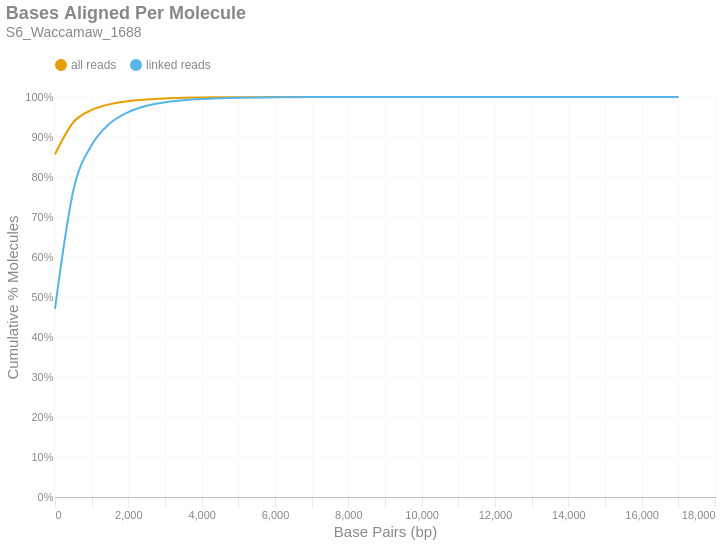

Notebook code cell kept with this figure:
### Markdown cell above
### Bases Aligned Per Molecule
This is a cumulative frequency distribution showing the number of base pairs aligned per unique molecule. These data are shown in 500 bp bins. There are two distributions: one with `all reads` (yellow) and another with only `linked reads` (blue). The percent of molecules in the `linked reads` distribution is relative to the total number of linked molecules.

### Code cell
if SKIPLR:
    print_html(f"Skipped")
else:
    binned_df = consolidated_hist(valids['aligned_bp'], mask, 500, True)
    with SafeRender(binned_df):
        (
            density_plot(binned_df, 'Bases Aligned Per Molecule', samplename, 'basesper')
            .encode(
                x=alt.X('bin:Q', title="Base Pairs (bp)").axis(tickMinStep=500).scale(padding=0),
                y=alt.Y('value:Q', title='Cumulative % Molecules')
                    .axis(format='%')
                    .scale(domain = [0,1])
                    .stack(False),
                color=alt.Color("key:N").scale(domain = ["all reads", "linked reads"]),
                tooltip = [
                    alt.Tooltip("key:N", title = "Data Type"),
                    alt.Tooltip("range_label:N", title="Bases Aligned Per Molecule"),
                    alt.Tooltip("value:Q", format = ".2%", title="% Molecules (Cum.)")
                ]
            )
        ).display()

### Figure 1 — Vega-Lite specification as saved in the notebook (floating-point values rounded to 4 significant figures)
{"width": "container", "height": 400, "config": {"title": {"anchor": "start", "dy": -15, "fontSize": 18, "color": "#888888", "subtitleColor": "#888888", "subtitleFontSize": 14}, "arc": {"fill": "#0072B2"}, "axis": {"domainColor": "#888888", "domainWidth": 0.5, "gridWidth": 0.2, "grid": false, "titleFontWeight": 400, "titleFontSize": 15, "labelFontSize": 11, "labelColor": "#888888", "tickColor": "#888888", "tickWidth": 0.2, "titleColor": "#888888"}, "axisBand": {"grid": false}, "axisX": {"grid": true, "tickSize": 10, "domainCap": "round"}, "axisY": {"domain": false, "grid": true, "tickSize": 0, "domainCap": "round"}, "background": "transparent", "header": {"labelFontSize": 15, "labelColor": "#888888", "titleFontSize": 15, "titleFontWeight": 600, "titleColor": "#888888"}, "legend": {"labelFont": "sans-serif", "labelFontSize": 12, "labelColor": "#888888", "symbolSize": 100, "symbolType": "circle", "titleFontSize": 12, "titlePadding": 10, "titleColor": "#888888", "title": null, "orient": "top"}, "range": {"category": ["#E69F00", "#56B4E9", "#009E73", "#F0E442", "#0072B2", "#D55E00", "#CC79A7", "#000000"], "diverging": ["#cfe8f3", "#a2d4ec", "#73bfe2", "#46abdb", "#1696d2", "#12719e"]}, "area": {"fill": "#0072B2", "fillOpacity": 0.7, "line": true, "strokeOpacity": 0.7}, "line": {"color": "#0072B2", "stroke": "#0072B2", "strokeWidth": 2}, "trail": {"color": "#0072B2", "stroke": "#0072B2", "strokeWidth": 0, "size": 1}, "point": {"filled": true, "fillOpacity": 1.0, "size": 95}, "text": {"color": "#888888", "fontSize": 11, "align": "right", "fontWeight": 400, "size": 11}, "bar": {"fill": "#0072B2", "stroke": null}, "view": {"stroke": null, "continuousWidth": 660, "continuousHeight": 400}}, "data": {"name": "data-43aa8b089f5bd474502c86b176c27f24"}, "mark": {"type": "line", "interpolate": "monotone", "point": {"opacity": 0, "size": 275}}, "encoding": {"color": {"field": "key", "scale": {"domain": ["all reads", "linked reads"]}, "type": "nominal"}, "tooltip": [{"field": "key", "title": "Data Type", "type": "nominal"}, {"field": "range_label", "title": "Bases Aligned Per Molecule", "type": "nominal"}, {"field": "value", "format": ".2%", "title": "% Molecules (Cum.)", "type": "quantitative"}], "x": {"axis": {"tickMinStep": 500}, "field": "bin", "scale": {"padding": 0}, "title": "Base Pairs (bp)", "type": "quantitative"}, "y": {"axis": {"format": "%"}, "field": "value", "scale": {"domain": [0, 1]}, "stack": false, "title": "Cumulative % Molecules", "type": "quantitative"}}, "params": [{"name": "param_c36ac31b6afebe62", "select": {"type": "point", "fields": ["key"]}, "bind": "legend"}], "title": {"text": "Bases Aligned Per Molecule", "subtitle": "S6_Waccamaw_1688"}, "transform": [{"fold": ["all reads (cumsum)", "linked reads (cumsum)"]}, {"calculate": "replace(datum.key, ' (cumsum)', '')", "as": "key"}, {"filter": {"param": "param_c36ac31b6afebe62"}}], "usermeta": {"embedOptions": {"downloadFileName": "S6_Waccamaw_1688.basesper"}}, "$schema": "https://vega.github.io/schema/vega-lite/v6.1.0.json", "datasets": {"data-43aa8b089f5bd474502c86b176c27f24": [{"bin": "0.0", "interval": "0.0-500.0", "all reads": 0.8569, "linked reads": 0.4704, "all reads (cumsum)": 0.8569, "linked reads (cumsum)": 0.4704, "range_label": "0-499"}, {"bin": "500.0", "interval": "500.0-1000.0", "all reads": 0.07999, "linked reads": 0.2957, "all reads (cumsum)": 0.9369, "linked reads (cumsum)": 0.766, "range_label": "500-999"}, {"bin": "1000.0", "interval": "1000.0-1500.0", "all reads": 0.03069, "linked reads": 0.1137, "all reads (cumsum)": 0.9676, "linked reads (cumsum)": 0.8798, "range_label": "1000-1499"}, {"bin": "1500.0", "interval": "1500.0-2000.0", "all reads": 0.01466, "linked reads": 0.05433, "all reads (cumsum)": 0.9822, "linked reads (cumsum)": 0.9341, "range_label": "1500-1999"}, {"bin": "2000.0", "interval": "2000.0-2500.0", "all reads": 0.007597, "linked reads": 0.02815, "all reads (cumsum)": 0.9898, "linked reads (cumsum)": 0.9623, "range_label": "2000-2499"}, {"bin": "2500.0", "interval": "2500.0-3000.0", "all reads": 0.004231, "linked reads": 0.01568, "all reads (cumsum)": 0.994, "linked reads (cumsum)": 0.9779, "range_label": "2500-2999"}, {"bin": "3000.0", "interval": "3000.0-3500.0", "all reads": 0.002389, "linked reads": 0.008853, "all reads (cumsum)": 0.9964, "linked reads (cumsum)": 0.9868, "range_label": "3000-3499"}, {"bin": "3500.0", "interval": "3500.0-4000.0", "all reads": 0.001396, "linked reads": 0.005172, "all reads (cumsum)": 0.9978, "linked reads (cumsum)": 0.992, "range_label": "3500-3999"}, {"bin": "4000.0", "interval": "4000.0-4500.0", "all reads": 0.0008331, "linked reads": 0.003087, "all reads (cumsum)": 0.9987, "linked reads (cumsum)": 0.995, "range_label": "4000-4499"}, {"bin": "4500.0", "interval": "4500.0-5000.0", "all reads": 0.0005029, "linked reads": 0.001864, "all reads (cumsum)": 0.9992, "linked reads (cumsum)": 0.9969, "range_label": "4500-4999"}, {"bin": "5000.0", "interval": "5000.0-5500.0", "all reads": 0.0003133, "linked reads": 0.001161, "all reads (cumsum)": 0.9995, "linked reads (cumsum)": 0.9981, "range_label": "5000-5499"}, {"bin": "5500.0", "interval": "5500.0-6000.0", "all reads": 0.00019, "linked reads": 0.000704, "all reads (cumsum)": 0.9997, "linked reads (cumsum)": 0.9988, "range_label": "5500-5999"}, {"bin": "6000.0", "interval": "6000.0-6500.0", "all reads": 0.0001264, "linked reads": 0.0004682, "all reads (cumsum)": 0.9998, "linked reads (cumsum)": 0.9992, "range_label": "6000-6499"}, {"bin": "6500.0", "interval": "6500.0-7000.0", "all reads": 7.864e-05, "linked reads": 0.0002914, "all reads (cumsum)": 0.9999, "linked reads (cumsum)": 0.9995, "range_label": "6500-6999"}, {"bin": "7000.0", "interval": "7000.0-7500.0", "all reads": 4.829e-05, "linked reads": 0.0001789, "all reads (cumsum)": 0.9999, "linked reads (cumsum)": 0.9997, "range_label": "7000-7499"}, {"bin": "7500.0", "interval": "7500.0-8000.0", "all reads": 2.573e-05, "linked reads": 9.536e-05, "all reads (cumsum)": 0.9999, "linked reads (cumsum)": 0.9998, "range_label": "7500-7999"}, {"bin": "8000.0", "interval": "8000.0-8500.0", "all reads": 1.836e-05, "linked reads": 6.804e-05, "all reads (cumsum)": 1.0, "linked reads (cumsum)": 0.9999, "range_label": "8000-8499"}, {"bin": "8500.0", "interval": "8500.0-9000.0", "all reads": 1.243e-05, "linked reads": 4.607e-05, "all reads (cumsum)": 1.0, "linked reads (cumsum)": 0.9999, "range_label": "8500-8999"}, {"bin": "9000.0", "interval": "9000.0-9500.0", "all reads": 7.373e-06, "linked reads": 2.732e-05, "all reads (cumsum)": 1.0, "linked reads (cumsum)": 0.9999, "range_label": "9000-9499"}, {"bin": "9500.0", "interval": "9500.0-10000.0", "all reads": 4.771e-06, "linked reads": 1.768e-05, "all reads (cumsum)": 1.0, "linked reads (cumsum)": 1.0, "range_label": "9500-9999"}, {"bin": "10000.0", "interval": "10000.0-10500.0", "all reads": 2.891e-06, "linked reads": 1.071e-05, "all reads (cumsum)": 1.0, "linked reads (cumsum)": 1.0, "range_label": "10000-10499"}, {"bin": "10500.0", "interval": "10500.0-11000.0", "all reads": 2.313e-06, "linked reads": 8.572e-06, "all reads (cumsum)": 1.0, "linked reads (cumsum)": 1.0, "range_label": "10500-10999"}, {"bin": "11000.0", "interval": "11000.0-11500.0", "all reads": 1.157e-06, "linked reads": 4.286e-06, "all reads (cumsum)": 1.0, "linked reads (cumsum)": 1.0, "range_label": "11000-11499"}, {"bin": "11500.0", "interval": "11500.0-12000.0", "all reads": 7.228e-07, "linked reads": 2.679e-06, "all reads (cumsum)": 1.0, "linked reads (cumsum)": 1.0, "range_label": "11500-11999"}, {"bin": "12000.0", "interval": "12000.0-12500.0", "all reads": 2.891e-07, "linked reads": 1.071e-06, "all reads (cumsum)": 1.0, "linked reads (cumsum)": 1.0, "range_label": "12000-12499"}, {"bin": "12500.0", "interval": "12500.0-13000.0", "all reads": 1.446e-07, "linked reads": 5.357e-07, "all reads (cumsum)": 1.0, "linked reads (cumsum)": 1.0, "range_label": "12500-12999"}, {"bin": "13000.0", "interval": "13000.0-13500.0", "all reads": 2.891e-07, "linked reads": 1.071e-06, "all reads (cumsum)": 1.0, "linked reads (cumsum)": 1.0, "range_label": "13000-13499"}, {"bin": "13500.0", "interval": "13500.0-14000.0", "all reads": 4.337e-07, "linked reads": 1.607e-06, "all reads (cumsum)": 1.0, "linked reads (cumsum)": 1.0, "range_label": "13500-13999"}, {"bin": "14000.0", "interval": "14000.0-14500.0", "all reads": 2.891e-07, "linked reads": 1.071e-06, "all reads (cumsum)": 1.0, "linked reads (cumsum)": 1.0, "range_label": "14000-14499"}, {"bin": "14500.0", "interval": "14500.0-15000.0", "all reads": 1.446e-07, "linked reads": 5.357e-07, "all reads (cumsum)": 1.0, "linked reads (cumsum)": 1.0, "range_label": "14500-14999"}, {"bin": "15000.0", "interval": "15000.0-15500.0", "all reads": 0.0, "linked reads": 0.0, "all reads (cumsum)": 1.0, "linked reads (cumsum)": 1.0, "range_label": "15000-15499"}, {"bin": "15500.0", "interval": "15500.0-16000.0", "all reads": 0.0, "linked reads": 0.0, "all reads (cumsum)": 1.0, "linked reads (cumsum)": 1.0, "range_label": "15500-15999"}, {"bin": "16000.0", "interval": "16000.0-16500.0", "all reads": 0.0, "linked reads": 0.0, "all reads (cumsum)": 1.0, "linked reads (cumsum)": 1.0, "range_label": "16000-16499"}, {"bin": "16500.0", "interval": "16500.0-17000.0", "all reads": 0.0, "linked reads": 0.0, "all reads (cumsum)": 1.0, "linked reads (cumsum)": 1.0, "range_label": "16500-16999"}, {"bin": "17000.0", "interval": "17000.0-17500.0", "all reads": 1.446e-07, "linked reads": 5.357e-07, "all reads (cumsum)": 1.0, "linked reads (cumsum)": 1.0, "range_label": "17000-17499"}]}}
